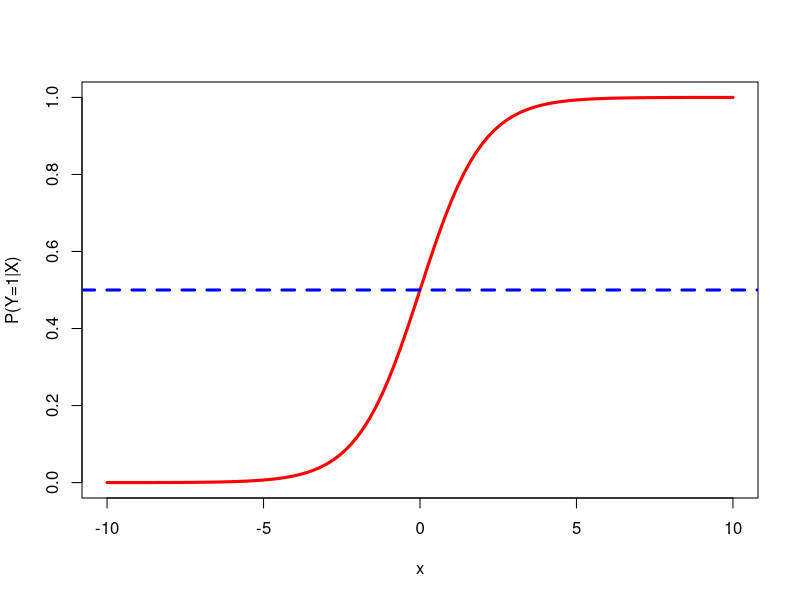
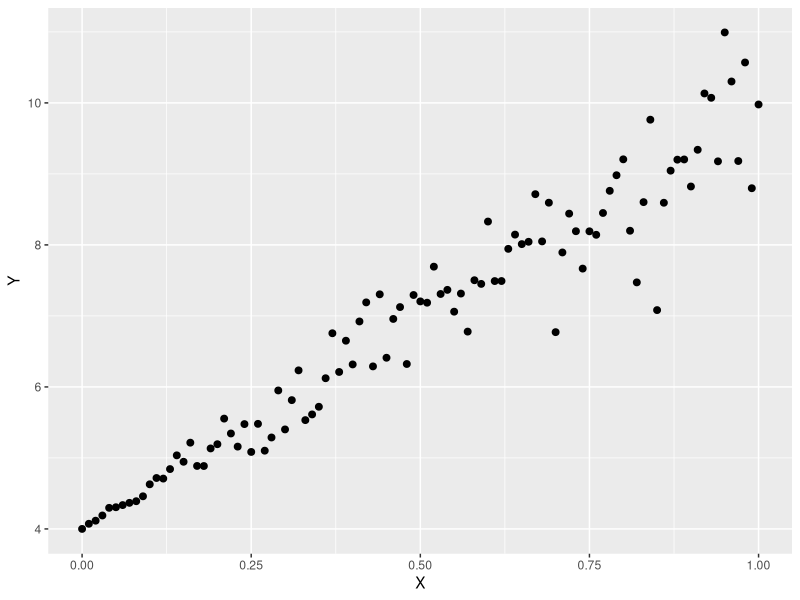
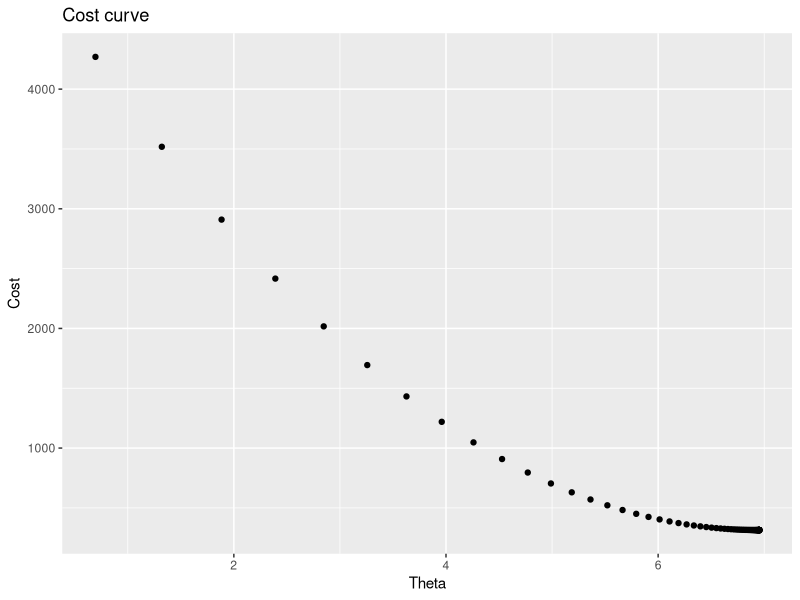
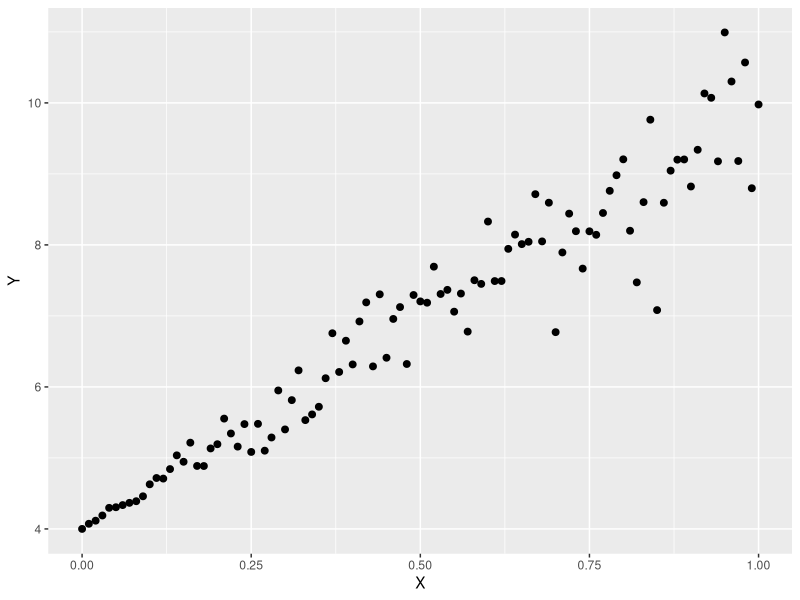
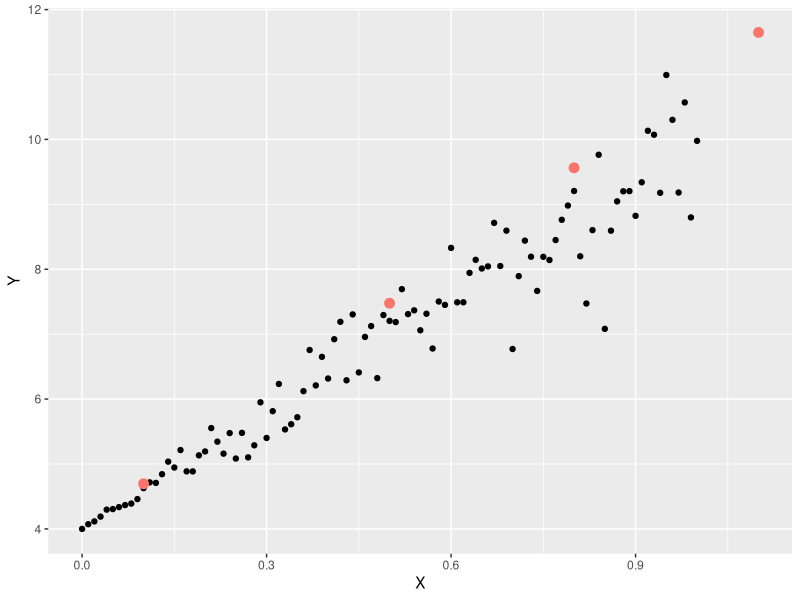

Source code (R) for these figures, in order:
## ---- chunk 1
library("MASS")
library(ggplot2)
data(menarche)
log_data <- data.frame(Y=menarche$Menarche/menarche$Total)
log_data$X <- menarche$Age

glm.out <- glm(cbind(Menarche, Total-Menarche) ~ Age,family=binomial(logit), data=menarche)
lm.out <- lm(Y~X, data=log_data)

log_data$fitted <- glm.out$fitted

data_points <- ggplot(log_data) + geom_point(aes(x=X,y=Y),color='blue',size=3)
line_points <- data_points + geom_abline(intercept = coef(lm.out)[1], slope = coef(lm.out)[2],color='green',size=1)
curve_points <- line_points + geom_line(aes(x=X,y=fitted),color='red',size=1) 
## ---- chunk 2
curve(1/(1+exp(-x)), from = -10, to = 10, ylab="P(Y=1|X)", col = 'red', lwd = 3.0)
abline(a=0.5, b=0, lty=2, col='blue', lwd = 3.0)
## ---- chunk 3
x <- seq(0,1,by=0.01)
y <- 4 + 3*x*rnorm(length(x),2,sd=0.3)
df <- data.frame(cbind(X=x,Y=y))

## take a look at the data
ggplot(data=df,aes(x=X,y=Y))+geom_point(size=2)
## ---- chunk 4
x <- cbind(1,x)  #Add ones to x  
theta<- c(0,0)  # initalize theta vector 
m <- nrow(x)  # Number of the observations 
grad_cost <- function(X,y,theta) return(sum(((X%*%theta)- y)^2))
## ---- chunk 5
gradDescent<-function(X,y,theta,iterations,alpha){
  m <- length(y)
  grad <- rep(0,length(theta))
  cost.df <- data.frame(cost=0,theta=0)
  
  for (i in 1:iterations){
    h <- X%*%theta
    grad <-  (t(X)%*%(h - y))/m
    theta <- theta - alpha * grad
    cost.df <- rbind(cost.df,c(grad_cost(X,y,theta),theta))    
  }  
  
  return(list(theta,cost.df))
}
## ---- chunk 6
## initialize X, y and theta
X1<-matrix(ncol=1,nrow=nrow(df),cbind(1,df$X))
Y1<-matrix(ncol=1,nrow=nrow(df),df$Y)

init_theta<-as.matrix(c(0))
grad_cost(X1,Y1,init_theta)

iterations = 100
alpha = 0.1
results <- gradDescent(X1,Y1,init_theta,iterations,alpha)
## ---- chunk 7
theta <- results[1][[1]]
cost.df <- results[2]
cost.df <- as.data.frame(cost.df)[-1,]
ggplot(cost.df,aes(x=cost.df$theta,y=cost.df$cost)) + geom_point()+
  ylab("Cost")+xlab("Theta")+ggtitle("Cost curve")
## ---- chunk 8
grad_cost(X1,Y1,theta[[1]])
## Make some predictions
intercept <- df[df$X==0,]$Y
pred <- function (x) return(intercept+c(x)%*%theta)
new_points <- c(0.1,0.5,0.8,1.1)
new_preds <- data.frame(X=new_points,Y=sapply(new_points,pred))
## ---- chunk 9
ggplot(data=df,aes(x=X,y=Y))+geom_point(size=2)
ggplot(data=df,aes(x=X,y=Y))+geom_point()+geom_point(data=new_preds,aes(x=X,y=Y,color='red'),size=3)+scale_colour_discrete(guide = FALSE)
